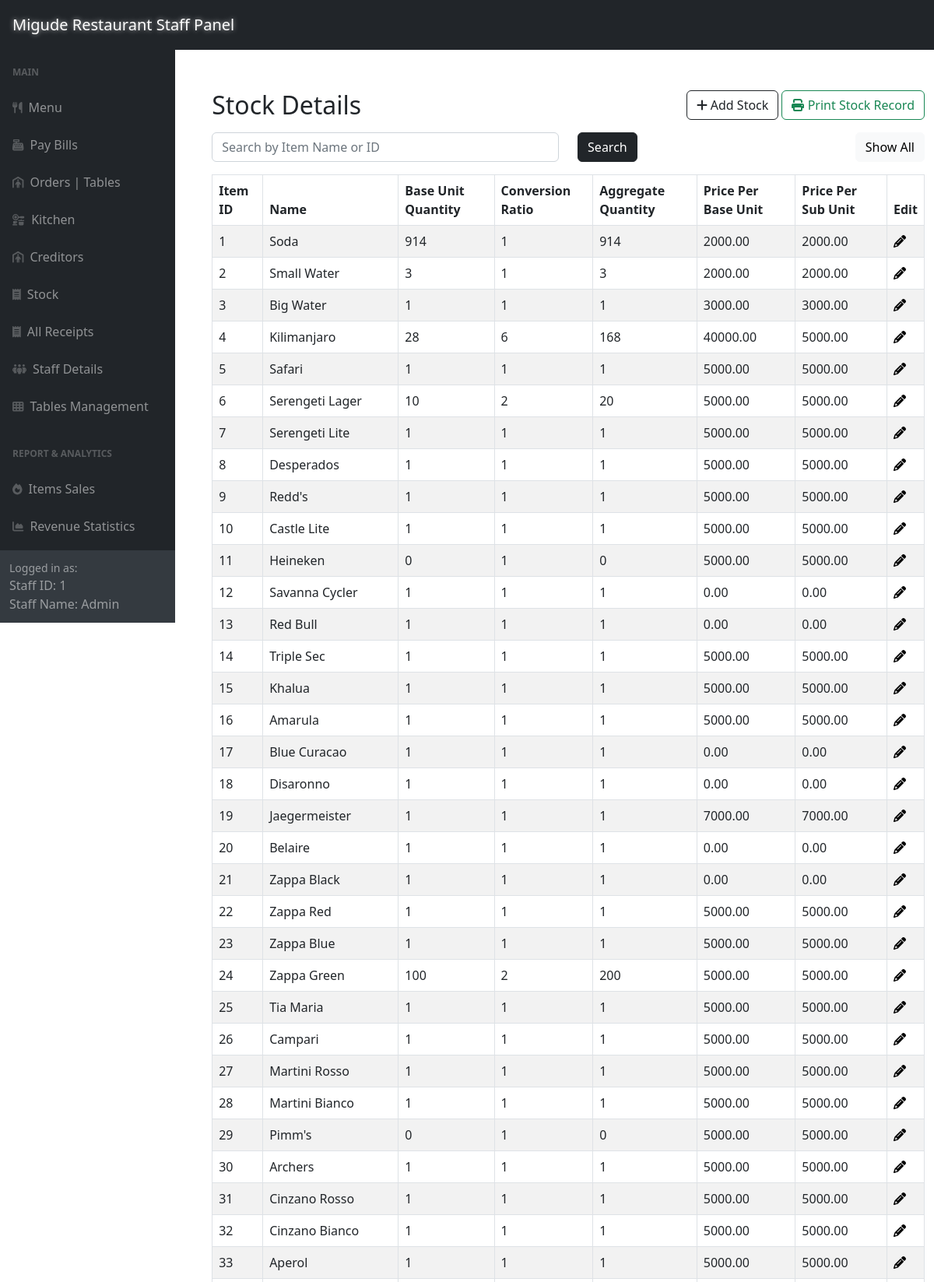
Screenshot of /adminSide/panel/stock-panel.php (signed in, upper part) with the database file from the repository.
### tables this page shows
CREATE TABLE `stock` (
  `ItemID` int(11) NOT NULL,
  `ItemName` varchar(255) NOT NULL,
  `BaseUnitQuantity` int(11) NOT NULL,
  `ConversionRatio` int(11) NOT NULL,
  `AggregateQuantity` int(11) GENERATED ALWAYS AS (`BaseUnitQuantity` * `ConversionRatio`) STORED,
  `PricePerBaseUnit` decimal(10,2) NOT NULL,
  `PricePerSubUnit` decimal(10,2) NOT NULL,
  `expense_per_unit` decimal(10,2) DEFAULT 0.00,
  `LastUpdated` timestamp NOT NULL DEFAULT current_timestamp() ON UPDATE current_timestamp(),
  `BaseUnitName` varchar(50) NOT NULL DEFAULT 'Bottle',
  `AggregateUnitName` varchar(50) NOT NULL DEFAULT 'Tot',
  `PendingAggregate` int(11) DEFAULT 0
);

### adminSide/panel/stock-panel.php (the view, shortened to what this page needs)
<?php include '../inc/dashHeader.php'; ?>
<div class="wrapper">
    <div class="container-fluid pt-5 pl-600">
        <div class="row">
            <div class="m-50">
            <div class="mt-5 mb-3 d-flex justify-content-between align-items-center">
                 <h2 class="m-0">Stock Details</h2>
                <div>
                <a href="../stockCrud/createStock.php" class="btn btn-outline-dark"><i class="fa fa-plus"></i> Add Stock</a>
                <a href="../posBackend/generateStockReport.php" class="btn btn-outline-success"><i class="fa fa-print"></i> Print Stock Record</a>
                </div>
             </div>
                <div class="mb-3">
                    <form method="POST" action="#">
                        <div class="row">
                            <div class="col-md-6">
                                <input type="text" name="search" id="search" class="form-control" placeholder="Search by Item Name or ID">
                            </div>
                            <div class="col-md-3">
                                <button type="submit" class="btn btn-dark">Search</button>
                            </div>
                            <div class="col" style="text-align: right;" >
                                <a href="stock.php" class="btn btn-light">Show All</a>
                            </div>
                        </div>
                    </form>
                </div>
                <?php
                require_once "../config.php";
                if (isset($_POST['search']) && !empty($_POST['search'])) {
                    $search = $_POST['search'];
                    $sql = "SELECT * FROM stock WHERE ItemName LIKE '%$search%' OR ItemID LIKE '%$search%' ORDER BY ItemID";
                } else {
                    $sql = "SELECT * FROM stock ORDER BY ItemID";
                }
                if ($result = mysqli_query($link, $sql)) {
                    if (mysqli_num_rows($result) > 0) {
                        echo '<div class="table-responsive">';
                        echo '<table class="table table-bordered table-striped mb-0">';
                        echo "<thead>";
                        echo "<tr>";
                        echo "<th>Item ID</th>";
                        echo "<th>Name</th>";
                        echo "<th>Base Unit Quantity</th>";
                        echo "<th>Conversion Ratio</th>";
                        echo "<th>Aggregate Quantity</th>";
                        echo "<th>Price Per Base Unit</th>";
                        echo "<th>Price Per Sub Unit</th>";
                        echo "<th>Edit</th>";
                        echo "</tr>";
                        echo "</thead>";
                        echo "<tbody>";
                        while ($row = mysqli_fetch_array($result)) {
                            echo "<tr>";
                            echo "<td>" . $row['ItemID'] . "</td>";
                            echo "<td>" . $row['ItemName'] . "</td>";
                            echo "<td>" . $row['BaseUnitQuantity'] . "</td>";
                            echo "<td>" . $row['ConversionRatio'] . "</td>";
                            echo "<td>" . ($row['AggregateQuantity'] ?? 'N/A') . "</td>";
                            echo "<td>" . $row['PricePerBaseUnit'] . "</td>";
                            echo "<td>" . $row['PricePerSubUnit'] . "</td>";
                            echo "<td>";
                            echo '<a href="../stockCrud/updateStock.php?id='. $row['ItemID'] .'" title="Modify Record" data-toggle="tooltip" onclick="return confirm(\'Admin permission required!\n\nAre you sure you want to edit this stock item?\')">'
                                    . '<i class="fa fa-pencil" aria-hidden="true"></i></a>';
                            echo "</td>";
                            echo "</tr>";
                        }
                        echo "</tbody>";
                        echo "</table>";
                        echo '</div>';
                    } else {
                        echo '<div class="alert alert-danger"><em>No records were found.</em></div>';
                    }
                } else {
                    echo "Oops! Something went wrong. Please try again later.";
                }
                ?>
            </div>
        </div>
    </div>
</div>
<?php include '../inc/dashFooter.php'; ?>

### adminSide/inc/dashHeader.php (style rules this page uses)
html, body { overflow-x: hidden; width: 100%; }
.container, .container-fluid { max-width: 100%; }

### adminSide/panel/stock-panel.php (style rules this page uses)
.wrapper { width: 100%; max-width: 1300px; padding-left: 200px; padding-top: 20px }
.table-responsive { width: 100%; overflow-x: auto; -webkit-overflow-scrolling: touch; }

### rows the page displays
stock: ItemID "1", ItemName "Soda", BaseUnitQuantity "914", ConversionRatio "1", AggregateQuantity "914", PricePerBaseUnit "2000.00", PricePerSubUnit "2000.00"
stock: ItemID "2", ItemName "Small Water", BaseUnitQuantity "3", ConversionRatio "1", AggregateQuantity "3", PricePerBaseUnit "2000.00", PricePerSubUnit "2000.00"
stock: ItemID "3", ItemName "Big Water", BaseUnitQuantity "1", ConversionRatio "1", AggregateQuantity "1", PricePerBaseUnit "3000.00", PricePerSubUnit "3000.00"
stock: ItemID "4", ItemName "Kilimanjaro", BaseUnitQuantity "28", ConversionRatio "6", AggregateQuantity "168", PricePerBaseUnit "40000.00", PricePerSubUnit "5000.00"
stock: ItemID "5", ItemName "Safari", BaseUnitQuantity "1", ConversionRatio "1", AggregateQuantity "1", PricePerBaseUnit "5000.00", PricePerSubUnit "5000.00"
stock: ItemID "6", ItemName "Serengeti Lager", BaseUnitQuantity "10", ConversionRatio "2", AggregateQuantity "20", PricePerBaseUnit "5000.00", PricePerSubUnit "5000.00"
stock: ItemID "7", ItemName "Serengeti Lite", BaseUnitQuantity "1", ConversionRatio "1", AggregateQuantity "1", PricePerBaseUnit "5000.00", PricePerSubUnit "5000.00"
stock: ItemID "8", ItemName "Desperados", BaseUnitQuantity "1", ConversionRatio "1", AggregateQuantity "1", PricePerBaseUnit "5000.00", PricePerSubUnit "5000.00"
stock: ItemID "9", ItemName "Redd's", BaseUnitQuantity "1", ConversionRatio "1", AggregateQuantity "1", PricePerBaseUnit "5000.00", PricePerSubUnit "5000.00"
stock: ItemID "10", ItemName "Castle Lite", BaseUnitQuantity "1", ConversionRatio "1", AggregateQuantity "1", PricePerBaseUnit "5000.00", PricePerSubUnit "5000.00"
stock: ItemID "11", ItemName "Heineken", BaseUnitQuantity "0", ConversionRatio "1", AggregateQuantity "0", PricePerBaseUnit "5000.00", PricePerSubUnit "5000.00"
stock: ItemID "12", ItemName "Savanna Cycler", BaseUnitQuantity "1", ConversionRatio "1", AggregateQuantity "1", PricePerBaseUnit "0.00", PricePerSubUnit "0.00"
stock: ItemID "13", ItemName "Red Bull", BaseUnitQuantity "1", ConversionRatio "1", AggregateQuantity "1", PricePerBaseUnit "0.00", PricePerSubUnit "0.00"
stock: ItemID "14", ItemName "Triple Sec", BaseUnitQuantity "1", ConversionRatio "1", AggregateQuantity "1", PricePerBaseUnit "5000.00", PricePerSubUnit "5000.00"
stock: ItemID "15", ItemName "Khalua", BaseUnitQuantity "1", ConversionRatio "1", AggregateQuantity "1", PricePerBaseUnit "5000.00", PricePerSubUnit "5000.00"
stock: ItemID "16", ItemName "Amarula", BaseUnitQuantity "1", ConversionRatio "1", AggregateQuantity "1", PricePerBaseUnit "5000.00", PricePerSubUnit "5000.00"
stock: ItemID "17", ItemName "Blue Curacao", BaseUnitQuantity "1", ConversionRatio "1", AggregateQuantity "1", PricePerBaseUnit "0.00", PricePerSubUnit "0.00"
stock: ItemID "18", ItemName "Disaronno", BaseUnitQuantity "1", ConversionRatio "1", AggregateQuantity "1", PricePerBaseUnit "0.00", PricePerSubUnit "0.00"
stock: ItemID "19", ItemName "Jaegermeister", BaseUnitQuantity "1", ConversionRatio "1", AggregateQuantity "1", PricePerBaseUnit "7000.00", PricePerSubUnit "7000.00"
stock: ItemID "20", ItemName "Belaire", BaseUnitQuantity "1", ConversionRatio "1", AggregateQuantity "1", PricePerBaseUnit "0.00", PricePerSubUnit "0.00"
stock: ItemID "21", ItemName "Zappa Black", BaseUnitQuantity "1", ConversionRatio "1", AggregateQuantity "1", PricePerBaseUnit "0.00", PricePerSubUnit "0.00"
stock: ItemID "22", ItemName "Zappa Red", BaseUnitQuantity "1", ConversionRatio "1", AggregateQuantity "1", PricePerBaseUnit "5000.00", PricePerSubUnit "5000.00"
stock: ItemID "23", ItemName "Zappa Blue", BaseUnitQuantity "1", ConversionRatio "1", AggregateQuantity "1", PricePerBaseUnit "5000.00", PricePerSubUnit "5000.00"
stock: ItemID "24", ItemName "Zappa Green", BaseUnitQuantity "100", ConversionRatio "2", AggregateQuantity "200", PricePerBaseUnit "5000.00", PricePerSubUnit "5000.00"
stock: ItemID "25", ItemName "Tia Maria", BaseUnitQuantity "1", ConversionRatio "1", AggregateQuantity "1", PricePerBaseUnit "5000.00", PricePerSubUnit "5000.00"
stock: ItemID "26", ItemName "Campari", BaseUnitQuantity "1", ConversionRatio "1", AggregateQuantity "1", PricePerBaseUnit "5000.00", PricePerSubUnit "5000.00"
stock: ItemID "27", ItemName "Martini Rosso", BaseUnitQuantity "1", ConversionRatio "1", AggregateQuantity "1", PricePerBaseUnit "5000.00", PricePerSubUnit "5000.00"
stock: ItemID "28", ItemName "Martini Bianco", BaseUnitQuantity "1", ConversionRatio "1", AggregateQuantity "1", PricePerBaseUnit "5000.00", PricePerSubUnit "5000.00"
stock: ItemID "29", ItemName "Pimm's", BaseUnitQuantity "0", ConversionRatio "1", AggregateQuantity "0", PricePerBaseUnit "5000.00", PricePerSubUnit "5000.00"
stock: ItemID "30", ItemName "Archers", BaseUnitQuantity "1", ConversionRatio "1", AggregateQuantity "1", PricePerBaseUnit "5000.00", PricePerSubUnit "5000.00"
stock: ItemID "31", ItemName "Cinzano Rosso", BaseUnitQuantity "1", ConversionRatio "1", AggregateQuantity "1", PricePerBaseUnit "5000.00", PricePerSubUnit "5000.00"
stock: ItemID "32", ItemName "Cinzano Bianco", BaseUnitQuantity "1", ConversionRatio "1", AggregateQuantity "1", PricePerBaseUnit "5000.00", PricePerSubUnit "5000.00"
stock: ItemID "33", ItemName "Aperol", BaseUnitQuantity "1", ConversionRatio "1", AggregateQuantity "1", PricePerBaseUnit "5000.00", PricePerSubUnit "5000.00"

### other values shown
$_SESSION['logged_account_id'] "1"
$_SESSION['logged_staff_name'] "Admin"
